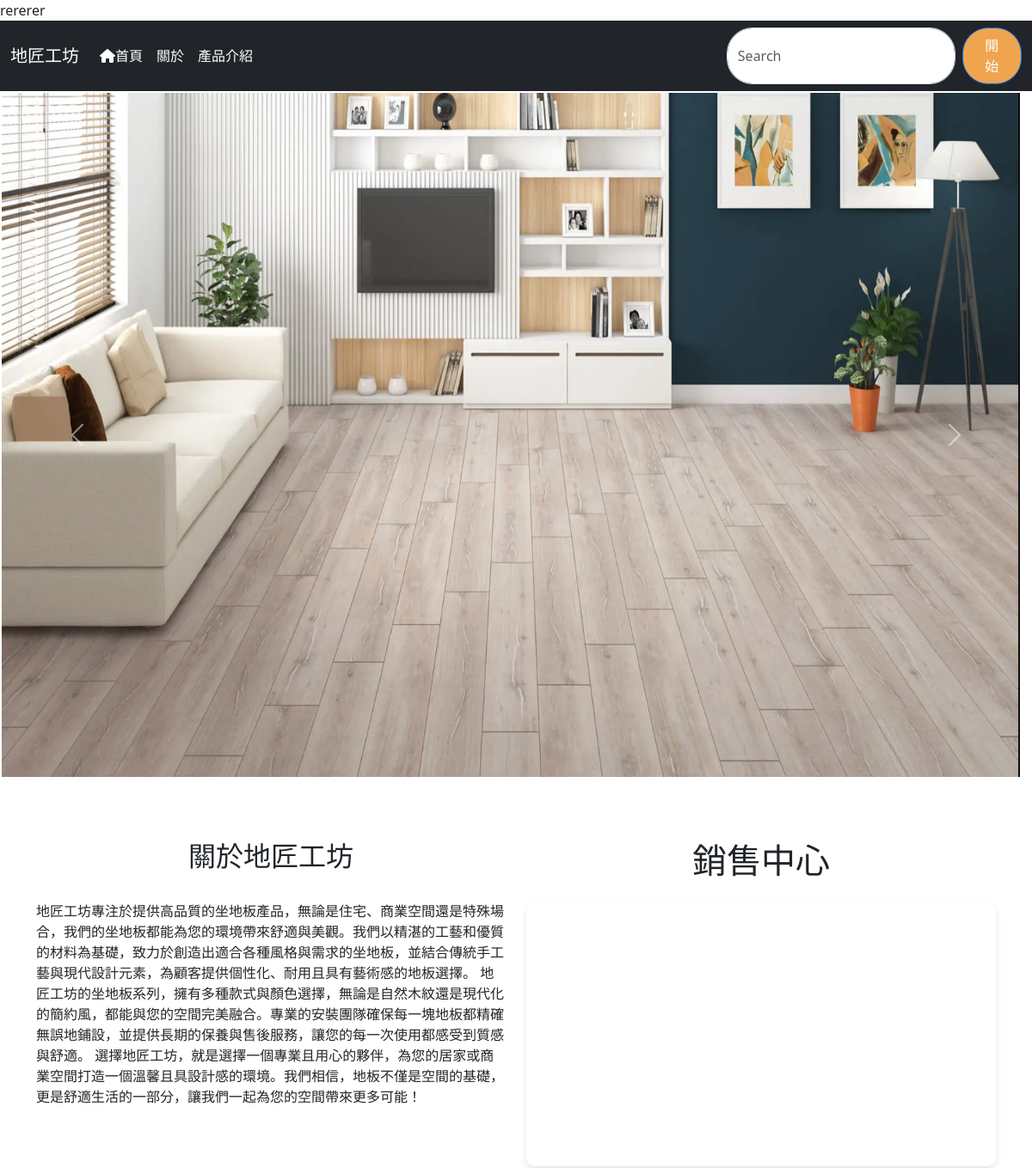
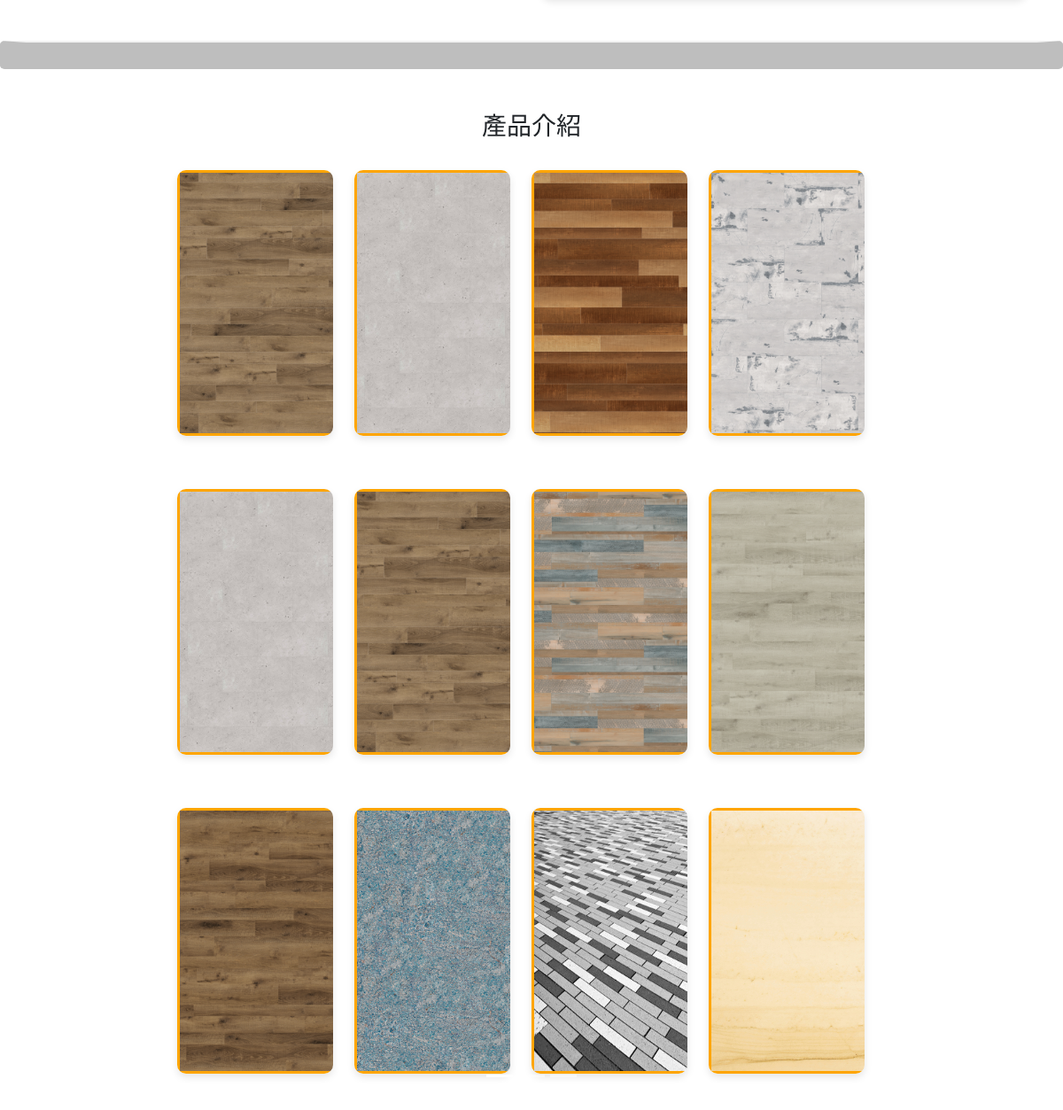
The page / on the database its author committed (2 pictures, top to bottom).
### tables this page shows
CREATE TABLE `ads` (
  `id` int(10) UNSIGNED NOT NULL,
  `text` text NOT NULL,
  `sh` int(1) UNSIGNED NOT NULL DEFAULT 0
);

CREATE TABLE `abouts` (
  `id` int(10) UNSIGNED NOT NULL,
  `text` text NOT NULL,
  `sh` int(1) UNSIGNED NOT NULL DEFAULT 0
);

CREATE TABLE `images` (
  `id` int(10) UNSIGNED NOT NULL,
  `img` text NOT NULL,
  `sh` int(1) UNSIGNED NOT NULL DEFAULT 1,
  `type` int(12) NOT NULL,
  `text` text NOT NULL
);

### api/db.php (called while the page is built, shortened)
<?php
class DB{
    protected $dsn="mysql:host=localhost;charset=utf8;dbname=db10";
    protected $pdo;
    protected $table;
    function __construct($table){
        $this->table=$table;
        $this->pdo=new PDO($this->dsn,'root','');
    }
    function all(...$arg){
        $sql="SELECT * FROM $this->table ";
        if(!empty($arg[0])){
            if(is_array($arg[0])){
                $where=$this->a2s($arg[0]);
                $sql=$sql . " WHERE ". join(" && ",$where);
            }else{
                $sql .= $arg[0];
            }
        }
        return $this->fetchAll($sql);
    }
    function a2s($array){
        $tmp=[];
        foreach($array as $key => $value){
            $tmp[]="`$key`='$value'";
        }
        return $tmp;
    }
    protected function fetchAll($sql){
        return $this->pdo->query($sql)->fetchAll(PDO::FETCH_ASSOC);
    }
}
$Ad=new DB('ads');
$Image=new DB('images');
$About=new DB('abouts');

### index.php (the view, shortened to what this page needs)
<?php include_once "api/db.php";?>
<!DOCTYPE html>
<html lang="en">
<head>
    <link rel="stylesheet" href="./style.css">
    <link rel="stylesheet" href="https://cdnjs.cloudflare.com/ajax/libs/bootstrap/5.3.3/css/bootstrap.min.css"
 />
    <link rel="stylesheet" href="https://cdnjs.cloudflare.com/ajax/libs/font-awesome/6.7.2/css/all.min.css"
 />
</head>
<body>
    <div class="main-header">
        <marquee behavior="scroll" direction="left">
            <?php
    $ads=$Ad->all(['sh'=>1]);
    foreach($ads as $ad){
        echo $ad['text'];
    }
?>
        </marquee>
    </div>
    <nav class="navbar navbar-expand-sm navbar-dark bg-dark position: sticky top: 0 z-index: 1050 sticky-top">
        <div class="container-fluid">
            <a class="navbar-brand" href="javascript:void(0)">地匠工坊</a>
            <div class="collapse navbar-collapse" id="mynavbar">
                <ul class="navbar-nav me-auto">
                    <li class="nav-item">
                        <a class="nav-link highlight-hover" href="#home"><i class="fa-solid fa-house"></i>首頁</a>
                    </li>
                    <li class="nav-item">
                        <a class="nav-link highlight-hover" href="#page1">關於</a>
                    </li>
                    <li class="nav-item">
                        <a class="nav-link highlight-hover" href="#page2">產品介紹</a>
                    </li>
                </ul>
                <form class="d-flex">
                    <input class="form-control me-2" type="text" placeholder="Search">
                    <button class="btn btn-primary" type="button">開 始</button>
                </form>
            </div>
        </div>
    </nav>
    <div class="col">
        <div id="demo2" class="carousel slide" data-bs-ride="carousel">
            <div class="carousel-indicators">
                <button type="button" data-bs-target="#demo2" data-bs-slide-to="0" class="active"></button>
                <button type="button" data-bs-target="#demo2" data-bs-slide-to="1"></button>
                <button type="button" data-bs-target="#demo2" data-bs-slide-to="2"></button>
            </div>
            <div id="demo2" class="carousel slide" data-bs-ride="carousel">
                <div class="carousel-inner" id="home">
                    <div style="width:100%; padding:2px; height: 800px;px;">
                        <div id="mwww" loop="true" style="width:100%; height:100%;">
                        </div>
                    </div>
                </div>
                <button class="carousel-control-prev" type="button" data-bs-target="#demo2" data-bs-slide="prev">
                    <span class="carousel-control-prev-icon" aria-hidden="true"></span>
                </button>
                <button class="carousel-control-next" type="button" data-bs-target="#demo2" data-bs-slide="next">
                    <span class="carousel-control-next-icon" aria-hidden="true"></span>
                </button>
            </div>
            <br id="page1">
            <div class="container my-5">
                <div class="row">
                    <div class="col-6">
                        <h2 class="text-center ">關於地匠工坊</h2>
                        <br>
                        <p>
                            <?php
    $abouts=$About->all(['sh'=>1]);
    foreach($abouts as $about){
        echo $about['text'];
    }
?>
                        </p>
                    </div>
                    <div class="col-6 ">
                        <h1 class="text-center mb-4">銷售中心</h1>
                        <div class="ratio ratio-16x9" id="map-section">
                            <iframe
                                src="https://www.google.com/maps/embed?pb=!1m18!1m12!1m3!1d7229.349693190919!2d121.41427608518516!3d25.04510638060116!2m3!1f0!2f0!3f0!3m2!1i1024!2i768!4f13.1!3m3!1m2!1s0x3442a7bec9ad74b1%3A0xa639904a89f26435!2z5Yue5YuV6YOo5Yue5YuV5Yqb55m85bGV572y5YyX5Z-65a6c6Iqx6YeR6aas5YiG572y5rOw5bGx6IG35qWt6KiT57e05aC0!5e0!3m2!1szh-TW!2stw!4v1734594955792!5m2!1szh-TW!2stw"
                                width="600" height="450" style="border:0;" allowfullscreen="" loading="lazy"
></iframe>
                        </div>
                    </div>
                </div>
            </div>
            <hr class="my-5 thick-line" id="page2">
            <h3 class="text-center">產品介紹</h3>
            <br>
            <div class="row">
                <div class="row justify-content-center ">
                    <div class="col-2">
                        <div class="container-image">
                            <?php
                    $imgs=$Image->all(['sh'=>1,'type' => 1]);
                    foreach($imgs as $idx => $img){
                        echo "<div class='im' id='ssaa{$idx}'>";
                        echo "<img src='./upload/{$img['img']}' style='width:300px;height:300px;border:3px solid orange'>";
                        echo "</div>";
                    }
                        ?>
                        </div>
                    </div>
                    <div class="col-2">
                        <div class="container-image">
                            <?php
                    $imgs=$Image->all(['sh'=>1,'type' => 2]);
                    foreach($imgs as $idx => $img){
                        echo "<div class='im' id='ssaa{$idx}'>";
                        echo "<img src='./upload/{$img['img']}' style='width:300px;height:300px;border:3px solid orange'>";
                        echo "</div>";
                    }
                        ?>
                        </div>
                    </div>
                    <div class="col-2">
                        <div class="container-image">
                            <?php
                    $imgs=$Image->all(['sh'=>1,'type' => 3]);
                    foreach($imgs as $idx => $img){
                        echo "<div class='im' id='ssaa{$idx}'>";
                        echo "<img src='./upload/{$img['img']}' style='width:300px;height:300px;border:3px solid orange'>";
                        echo "</div>";
                    }
                        ?>
                        </div>
                    </div>
                    <div class="col-2">
                        <div class="container-image">
                            <?php
                    $imgs=$Image->all(['sh'=>1,'type' => 4]);
                    foreach($imgs as $idx => $img){
                        echo "<div class='im' id='ssaa{$idx}'>";
                        echo "<img src='./upload/{$img['img']}' style='width:300px;height:300px;border:3px solid orange'>";
                        echo "</div>";
                    }
                        ?>
                        </div>
                    </div>
                </div>
            </div>
            <div class="row">
                <div class="row justify-content-center ">
                    <div class="col-2">
                        <div class="container-image">
                            <?php
                    $imgs=$Image->all(['sh'=>1,'type' => 5]);
                    foreach($imgs as $idx => $img){
                        echo "<div class='im' id='ssaa{$idx}'>";
                        echo "<img src='./upload/{$img['img']}' style='width:300px;height:300px;border:3px solid orange'>";
                        echo "</div>";
                    }
                        ?>
                        </div>
                    </div>
                    <div class="col-2">
                        <div class="container-image">
                            <?php
                    $imgs=$Image->all(['sh'=>1,'type' => 6]);
                    foreach($imgs as $idx => $img){
                        echo "<div class='im' id='ssaa{$idx}'>";
                        echo "<img src='./upload/{$img['img']}' style='width:300px;height:300px;border:3px solid orange'>";
                        echo "</div>";
                    }
                        ?>
                        </div>
                    </div>
                    <div class="col-2">
                        <div class="container-image">
                            <?php
                    $imgs=$Image->all(['sh'=>1,'type' => 7]);
                    foreach($imgs as $idx => $img){
                        echo "<div class='im' id='ssaa{$idx}'>";
                        echo "<img src='./upload/{$img['img']}' style='width:300px;height:300px;border:3px solid orange'>";
                        echo "</div>";
                    }
                        ?>
                        </div>
                    </div>
                    <div class="col-2">
                        <div class="container-image">
                            <?php
                    $imgs=$Image->all(['sh'=>1,'type' => 8]);
                    foreach($imgs as $idx => $img){
                        echo "<div class='im' id='ssaa{$idx}'>";
                        echo "<img src='./upload/{$img['img']}' style='width:300px;height:300px;border:3px solid orange'>";
                        echo "</div>";
                    }
                        ?>
                        </div>
                    </div>
                </div>
            </div>
            <div class="row">
                <div class="row justify-content-center ">
                    <div class="col-2">
                        <div class="container-image">
                            <?php
                    $imgs=$Image->all(['sh'=>1,'type' => 9]);
                    foreach($imgs as $idx => $img){
                        echo "<div class='im' id='ssaa{$idx}'>";
                        echo "<img src='./upload/{$img['img']}' style='width:300px;height:300px;border:3px solid orange'>";
                        echo "</div>";
                    }
                        ?>
                        </div>
                    </div>
                    <div class="col-2">
                        <div class="container-image">
                            <?php
                    $imgs=$Image->all(['sh'=>1,'type' => 10]);
                    foreach($imgs as $idx => $img){
                        echo "<div class='im' id='ssaa{$idx}'>";
                        echo "<img src='./upload/{$img['img']}' style='width:300px;height:300px;border:3px solid orange'>";
                        echo "</div>";
                    }
                        ?>
                        </div>
                    </div>
                    <div class="col-2">
                        <div class="container-image">
                            <?php
                    $imgs=$Image->all(['sh'=>1,'type' => 11]);
                    foreach($imgs as $idx => $img){
                        echo "<div class='im' id='ssaa{$idx}'>";
                        echo "<img src='./upload/{$img['img']}' style='width:300px;height:300px;border:3px solid orange'>";
                        echo "</div>";
                    }
                        ?>
                        </div>
                    </div>
                    <div class="col-2">
                        <div class="container-image">
                            <?php
                    $imgs=$Image->all(['sh'=>1,'type' => 12]);
                    foreach($imgs as $idx => $img){
                        echo "<div class='im' id='ssaa{$idx}'>";
                        echo "<img src='./upload/{$img['img']}' style='width:300px;height:300px;border:3px solid orange'>";
                        echo "</div>";
                    }
                        ?>
                        </div>
                    </div>
                </div>
            </div>
</body>
</html>

### 04/style.css (style rules this page uses)
.highlight-hover { position: relative; display: inline-block; }
.highlight-hover::after { content: ''; position: absolute; bottom: 0; left: 50%; width: 0; height: 8px; background-color: rgba(255, 255, 0, 0.8); transition: width 0.3s ease, left 0.3s ease; z-index: -1; }
.thick-line { border: 30px solid #000; border-radius: 5px; }
body { background-color: #f5f5f5; color: #333; font-family: 'Roboto', sans-serif; }
.navbar { background-color: #ebbf0fed; }
.navbar-brand, .nav-link { color: #ffffff !important; }
h1, h2, h3 { font-family: 'Montserrat', sans-serif; color: #333; }
.container-image { position: relative; overflow: hidden; border-radius: 10px; box-shadow: 0 4px 8px rgba(0, 0, 0, 0.1); display: flex }
.container-image img { width: 100%; height: auto; transition: transform 0.3s ease-in-out; }
input.form-control { border-radius: 30px; }
button.btn-primary { background-color: #f1a44e; border-radius: 30px; padding: 8px 20px; }
.thick-line { border-top: 2px solid #ccc; }
.ratio-16x9 { border-radius: 10px; overflow: hidden; box-shadow: 0 4px 8px rgba(0, 0, 0, 0.1); }
.row { margin-bottom: 30px; }

### rows shown on the page
ads: text "rererer"
abouts: text "地匠工坊專注於提供高品質的坐地板產品，無論是住宅、商業空間還是特殊場合，我們的坐地板都能為您的環境帶來舒適與美觀。我們以精湛的工藝和優質的材料為基礎，致力於創造出適合各種風格與需求的坐地板，並結合傳統手工藝與現代設計元素，為顧客提供個性化、耐用且具有藝術感的地板選擇。 地匠工坊的坐地板系列，擁有多種款式與顏色選擇，無論是自然木紋還是現代化的簡約風，都能與您的空間完美融合。專業的安裝團隊確保每一塊地板都精確無誤地鋪設，並提供長期的保養與售後服務，讓您的每一次使用都感受到質感與舒適。 選擇地匠工坊，就是選擇一個專業且用心的夥伴，為您的居家或商業空間打造一個溫馨且具設計感的環境。我們相信，地板不僅是空間的基礎，更是舒適生活的一部分，讓我們一起為您的空間帶來更多可能！"
images: img (picture)
images: img (picture)
images: img (picture)
images: img (picture)
images: img (picture)
images: img (picture)
images: img (picture)
images: img (picture)
images: img (picture)
images: img (picture)
images: img (picture)
images: img (picture)
